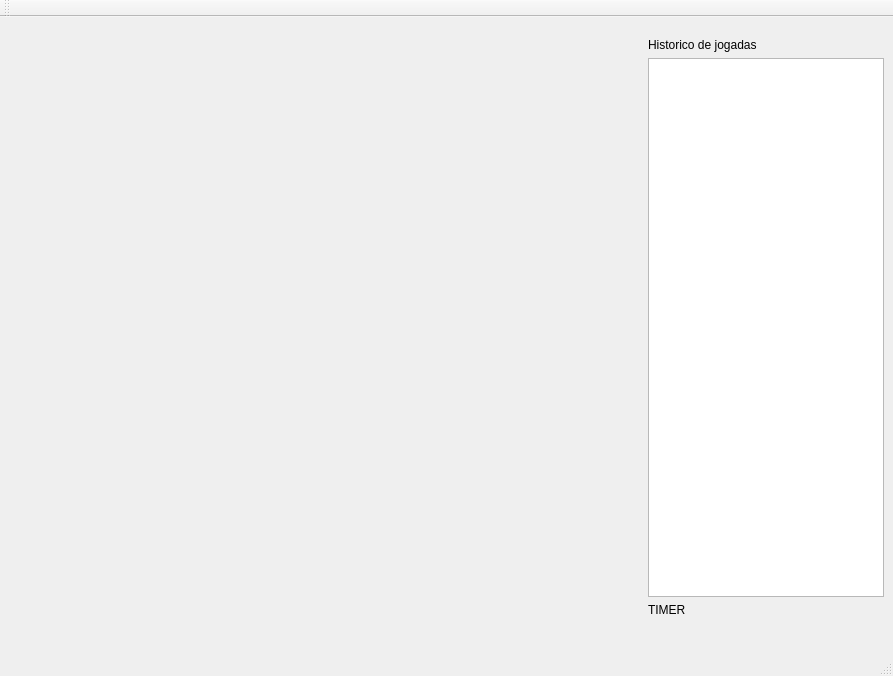
<?xml version="1.0" encoding="UTF-8"?>
<ui version="4.0">
 <class>MainWindow</class>
 <widget class="QMainWindow" name="MainWindow">
  <property name="geometry">
   <rect>
    <x>0</x>
    <y>0</y>
    <width>893</width>
    <height>676</height>
   </rect>
  </property>
  <property name="windowTitle">
   <string>MainWindow</string>
  </property>
  <widget class="QWidget" name="centralWidget">
   <widget class="QWidget" name="">
    <property name="geometry">
     <rect>
      <x>51</x>
      <y>10</y>
      <width>844</width>
      <height>601</height>
     </rect>
    </property>
    <layout class="QGridLayout" name="gridLayout">
     <item row="0" column="1">
      <widget class="QLabel" name="label_2">
       <property name="text">
        <string>Historico de jogadas</string>
       </property>
      </widget>
     </item>
     <item row="1" column="0" rowspan="2">
      <widget class="Tabuleiro" name="tab" native="true">
       <property name="minimumSize">
        <size>
         <width>580</width>
         <height>580</height>
        </size>
       </property>
      </widget>
     </item>
     <item row="1" column="1">
      <widget class="QListWidget" name="listWidget"/>
     </item>
     <item row="2" column="1">
      <widget class="QLabel" name="label">
       <property name="text">
        <string>TIMER</string>
       </property>
      </widget>
     </item>
    </layout>
   </widget>
   <zorder>tab</zorder>
   <zorder>listWidget</zorder>
   <zorder>label</zorder>
   <zorder></zorder>
   <zorder>label</zorder>
   <zorder>label_2</zorder>
  </widget>
  <widget class="QMenuBar" name="menuBar">
   <property name="geometry">
    <rect>
     <x>0</x>
     <y>0</y>
     <width>893</width>
     <height>21</height>
    </rect>
   </property>
  </widget>
  <widget class="QToolBar" name="mainToolBar">
   <attribute name="toolBarArea">
    <enum>TopToolBarArea</enum>
   </attribute>
   <attribute name="toolBarBreak">
    <bool>false</bool>
   </attribute>
  </widget>
  <widget class="QStatusBar" name="statusBar"/>
 </widget>
 <layoutdefault spacing="6" margin="11"/>
 <customwidgets>
  <customwidget>
   <class>Tabuleiro</class>
   <extends>QWidget</extends>
   <header>tabuleiro.h</header>
   <container>1</container>
  </customwidget>
 </customwidgets>
 <resources/>
 <connections/>
</ui>
